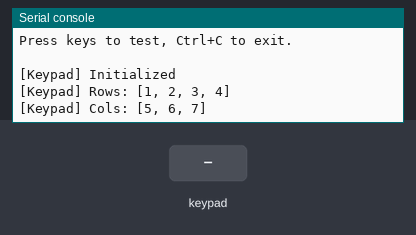
This program was run on a simulated Raspberry Pi Pico running MicroPython. Parts: the last lines printed to the serial console. The test bench sets the inputs (shaded band). A WiFi scan finds one network, HomeNet.

Above: at 3.2 s.
3.3 s: key '1' pressed
At 4.1 s:
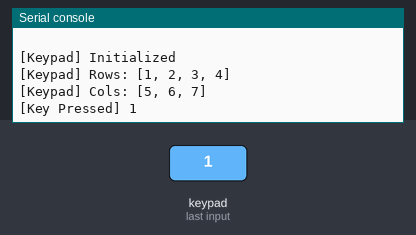
4.8 s: keypad keys 1 2 # pressed 0.4 s apart
At 6.8 s:
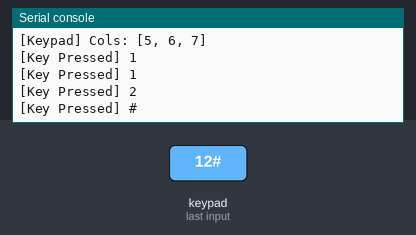
7.5 s: key '*' pressed
At 8.2 s:
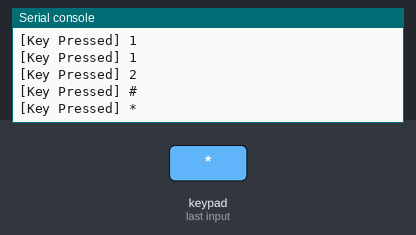
9.0 s: keypad keys 2 5 pressed 0.4 s apart
At 10.9 s:
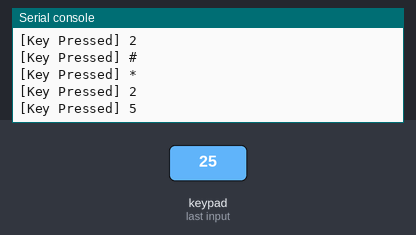
Timing chart, 0 to 12.3 s (numbered marks = the images above; inputs shaded):
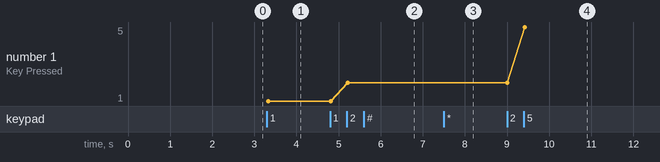

Measured:
- after the input at 3.3 s, the serial console: prints a new line at once (image 1)
- after the input at 4.8 s, the serial console: prints a new line after 0.42 s (image 2)
- after the input at 7.5 s, the serial console: prints a new line at once (image 3)
- after the input at 9.0 s, the serial console: prints a new line at once (image 4)
- plotted number 1: 2 → 5 after the input at 9.0 s

The program:

main.py
```python
#!/usr/bin/env python3
"""Pico 2W 4x3 keypad test.

Wiring for the keypad:
- Rows (outputs): GP1, GP2, GP3, GP4
- Cols (inputs with pull-ups): GP5, GP6, GP7
- Keypad ground: connect to GND

This script prints pressed keys to the serial console.
Place `boot.py` and this `main.py` on the Pico 2W.
"""

import machine
import time

ROW_PINS = [1, 2, 3, 4]
COL_PINS = [5, 6, 7]
KEYS = [
    ["1", "2", "3"],
    ["4", "5", "6"],
    ["7", "8", "9"],
    ["*", "0", "#"],
]

DEBOUNCE_MS = 20
REPEAT_DELAY_MS = 200


class PicoKeypad:
    def __init__(self, row_pins, col_pins, keys):
        self.row_pins = row_pins
        self.col_pins = col_pins
        self.keys = keys
        self.last_key_time = 0
        self.pressed_keys = set()

        self.rows = [machine.Pin(pin, machine.Pin.OUT) for pin in row_pins]
        for row in self.rows:
            row.value(1)

        self.cols = [
            machine.Pin(pin, machine.Pin.IN, machine.Pin.PULL_UP)
            for pin in col_pins
        ]

        print("[Keypad] Initialized")
        print(f"[Keypad] Rows: {row_pins}")
        print(f"[Keypad] Cols: {col_pins}")

    def scan(self):
        now = time.ticks_ms()

        for row_idx, row in enumerate(self.rows):
            row.value(0)
            time.sleep_ms(5)

            for col_idx, col in enumerate(self.cols):
                if col.value() == 0:
                    key = self.keys[row_idx][col_idx]
                    if key not in self.pressed_keys and now - self.last_key_time >= REPEAT_DELAY_MS:
                        self.pressed_keys.add(key)
                        self.last_key_time = now
                        row.value(1)
                        return key

            row.value(1)

        if now - self.last_key_time >= REPEAT_DELAY_MS:
            self.pressed_keys.clear()

        return None

    def cleanup(self):
        for row in self.rows:
            row.value(1)
        print("[Keypad] Cleanup complete")


def main():
    print("\n=== Pico 2W Keypad Test ===")
    print("Wiring:")
    print("  Rows -> GP1, GP2, GP3, GP4")
    print("  Cols -> GP5, GP6, GP7")
    print("  GND  -> keypad ground")
    print("Press keys to test, Ctrl+C to exit.\n")

    keypad = PicoKeypad(ROW_PINS, COL_PINS, KEYS)

    try:
        while True:
            key = keypad.scan()
            if key:
                print(f"[Key Pressed] {key}")
            time.sleep_ms(10)
    except KeyboardInterrupt:
        print("\n[Exit] Keyboard interrupt detected")
    finally:
        keypad.cleanup()
        print("Done.")


if __name__ == "__main__":
    main()
```

boot.py
```python
# boot.py
KNOWN_NETWORKS = {
    "Master":     "paconnect",
    "blackpaint": "fashionweek2026",
    "whitepaint": "fashionweek2026",
}
# --- Do not edit below this line ---
import network
import time
import rp2

rp2.country('PH')

wlan = network.WLAN(network.STA_IF)
wlan.active(True)
network.hostname("karpinter")  # <-- ADD THIS (must be before connect)

wlan.config(pm=0xa11140)
print("Scanning for networks...")
available_ssids = [net[0].decode() for net in wlan.scan()]
print("Found:", available_ssids)

connected = False
for ssid, password in KNOWN_NETWORKS.items():
    if ssid in available_ssids:
        print(f"Connecting to {ssid}...")
        wlan.connect(ssid, password)
        for _ in range(10):
            if wlan.status() < 0 or wlan.status() >= 3:
                break
            print("Waiting...")
            time.sleep(1)
        if wlan.status() == 3:
            print(f"Connected! IP: {wlan.ifconfig()[0]}")
            connected = True
            break
        else:
            print(f"Failed to connect to {ssid}, trying next...")

if not connected:
    print("No known network available.")
```
